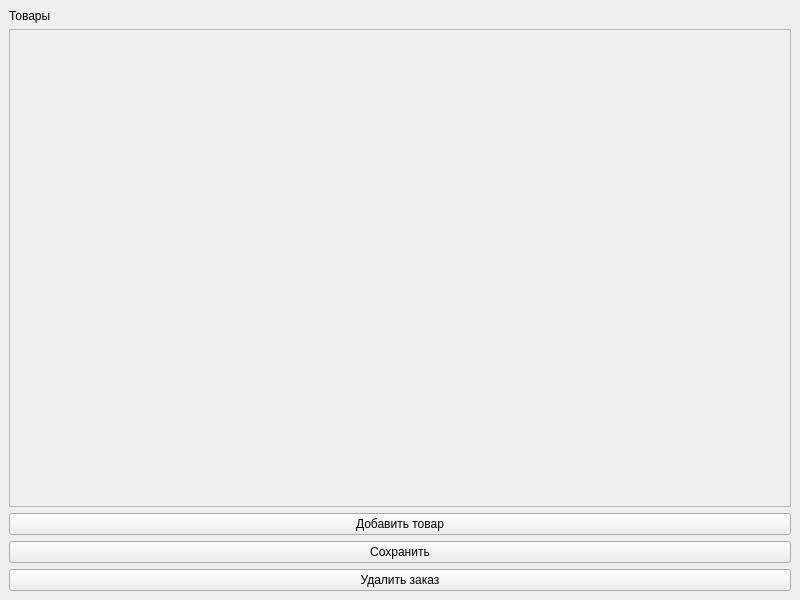
<?xml version="1.0" encoding="UTF-8"?>
<ui version="4.0">
 <class>MainWindow</class>
 <widget class="QMainWindow" name="MainWindow">
  <property name="geometry">
   <rect>
    <x>0</x>
    <y>0</y>
    <width>800</width>
    <height>600</height>
   </rect>
  </property>
  <property name="windowTitle">
   <string>MainWindow</string>
  </property>
  <widget class="QWidget" name="centralwidget">
   <layout class="QVBoxLayout" name="verticalLayout_2">
    <item>
     <widget class="QLabel" name="label">
      <property name="text">
       <string>Товары</string>
      </property>
     </widget>
    </item>
    <item>
     <widget class="QScrollArea" name="scrollArea">
      <property name="widgetResizable">
       <bool>true</bool>
      </property>
      <widget class="QWidget" name="scrollAreaWidgetContents">
       <property name="geometry">
        <rect>
         <x>0</x>
         <y>0</y>
         <width>780</width>
         <height>456</height>
        </rect>
       </property>
       <layout class="QVBoxLayout" name="order_layout"/>
      </widget>
     </widget>
    </item>
    <item>
     <widget class="QPushButton" name="add_btn">
      <property name="text">
       <string>Добавить товар</string>
      </property>
     </widget>
    </item>
    <item>
     <widget class="QPushButton" name="save_btn">
      <property name="text">
       <string>Сохранить</string>
      </property>
     </widget>
    </item>
    <item>
     <widget class="QPushButton" name="delete_btn">
      <property name="text">
       <string>Удалить заказ</string>
      </property>
     </widget>
    </item>
   </layout>
  </widget>
 </widget>
 <resources/>
 <connections/>
</ui>
